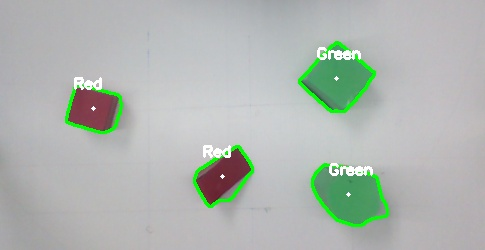
#> input picture data/FROM_kinect.jpg, 485 x 250 px
$ python solve.py
#> lines starting #> are read from the running program, lines starting #| are printed output that depends on the picture
import matplotlib.pyplot as plt
import cv2

x = cv2.imread("data/FROM_kinect.jpg")
#> x is the input picture: shape (250, 485, 3); mean B, G, R 177.5, 182.9, 176
y = x[51:251,239:439]
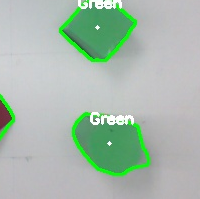
#> y: shape (199, 200, 3); mean B, G, R 172.6, 186.6, 167.5

print(x.shape)
#| (250, 485, 3)

plt.imshow(y)
plt.show()
